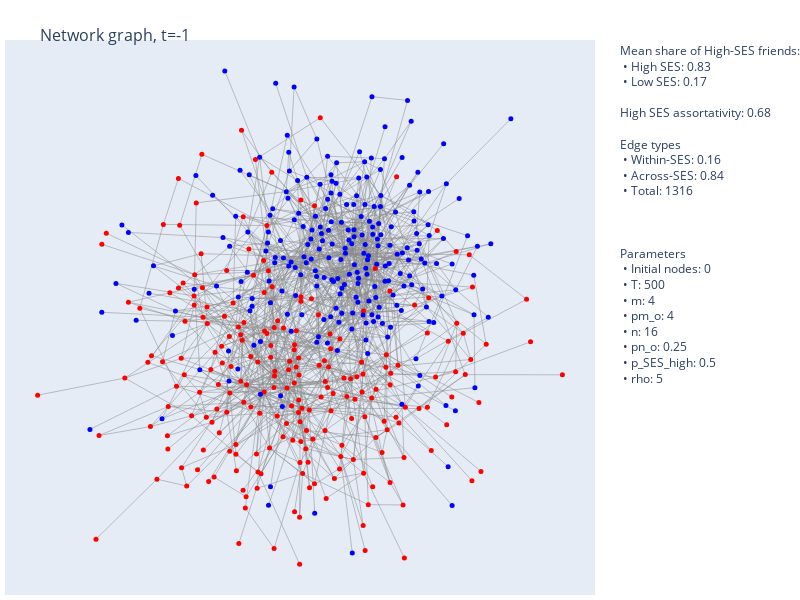

Write notebook code for a chart like this one.
### Markdown cell above
### Plotly drawing

### Code cell
class plotly_sim_drawing(object):
    '''HELPER FUNCTIONS'''
    '''MODIFY THESE TO TAKE A SPECIFIC TIME INSTEAD'''
    # gets a tuple of arrays of edge positions
    def go_get_edge_positions(self, graph, graph_layout):

        edge_x = []
        edge_y = []

        for edge in graph.edges():
            x0, y0 = graph_layout[edge[0]]
            x1, y1 = graph_layout[edge[1]]
            edge_x.append(x0)
            edge_x.append(x1)
            edge_x.append(None)
            edge_y.append(y0)
            edge_y.append(y1)
            edge_y.append(None)


        return (edge_x, edge_y)

    # gets a edge trace based on a wanted layout and graph
    #to add color list later: https://stackoverflow.com/questions/62601052/option-to-add-edge-colouring-in-networkx-trace-using-plotly

    def go_get_edge_trace(self, graph, graph_layout):#, edge_color_list):
        edge_x, edge_y = self.go_get_edge_positions(graph, graph_layout)

        edge_trace = go.Scatter(
            x=edge_x, y=edge_y,
            hoverinfo=None,
            mode='lines',

            line=dict(
                width=0.5, 
                color='#888')
        )

        return edge_trace


    # returns a tuple with an array for each of x pos and y pos
    def go_get_node_positions(self, graph, graph_layout):

        node_x_list = []
        node_y_list = []

        for node in graph.nodes():
            node_x, node_y = graph_layout[node]
            node_x_list.append(node_x)
            node_y_list.append(node_y)


        return (node_x_list, node_y_list)

    # gets a node trace based on a wanted layout and graph
    def go_get_node_trace(self, graph, graph_layout, node_color_list, node_text):
        node_x, node_y = self.go_get_node_positions(graph, graph_layout)

        node_trace = go.Scatter(
            x=node_x, y=node_y,
            hoverinfo='text',
            mode='markers',
            text=node_text,
            #IDEA: add text for number of friends in each group

            marker=dict(
                size=5,
                color=node_color_list),
        )

        return node_trace


    def get_legend_text(self, simulation, graph):
        # share of H friends
        H_shares = simulation.helper_functions().average_neighbour_type_per_SES(graph)
        text_H_shares = f"Mean share of High-SES friends:<br> • High SES: {round(H_shares[0], 2)}<br> • Low SES: {round(H_shares[1], 2)}<br>"

        # attribute assortativity
        attr_assortativity = nx.assortativity.attribute_assortativity_coefficient(graph, 'SES_High')
        text_attr_assortativity = f"High SES assortativity: {round(attr_assortativity, 2)}"

        # edge types
        edge_type_counts = simulation.helper_functions().SES_edge_classifier_all(graph, return_counts = True)[2]
        within_count, cross_count = int(edge_type_counts[0][1]), int(edge_type_counts[1][1])
        total_count = within_count + cross_count
        text_edge_type_counts = f"<br>Edge types<br> • Within-SES: {round(within_count / total_count, 2)}<br> • Across-SES: {round(cross_count / total_count, 2)}<br> • Total: {total_count}"

        # parameters?
        text_parameters = f"<br><br><br>Parameters<br> • Initial nodes: {simulation.initial_n}<br> • T: {simulation.T}<br> • m: {simulation.m}<br> • pm_o: {simulation.m}<br> • n: {simulation.n}<br> • pn_o: {simulation.pn_o}<br> • p_SES_high: {simulation.p_SES_high}<br> • rho: {simulation.rho}"

        # combine everything
        final_text = '<br>'.join([text_H_shares, text_attr_assortativity, text_edge_type_counts, text_parameters])
        return final_text




    '''ACTUAL DRAWINGS'''

    # basic plotly draw
    def plotly_draw(self, simulation, t=-1, layout='spring', draw_largest_CC=True):
        graph = simulation.graph_history[t]

        # only draw the largest connected component (since there are always a few nodes with no connections which makes the graph ugly)
        if draw_largest_CC == True:
            largest_CC = max(nx.connected_components(graph), key=len)
            graph = graph.subgraph(largest_CC).copy()

        SES_list = list(simulation.helper_functions().get_select_node_attributes(graph, 'SES_High', graph.nodes()).values())
        SES_color_list = ['blue' if SES == 1 else 'red' for SES in SES_list]


        # node texts
        '''also add share of H/L neighbour and degree'''
        node_text = [str(i) + '_' + str(j) for i, j in zip(list(graph.nodes()), SES_list)]

        graph_layout = nx.spring_layout(graph, seed=42, scale=10) if layout =='spring' else nx.random_layout(graph)

        edge_trace = self.go_get_edge_trace(graph, graph_layout)
        node_trace = self.go_get_node_trace(graph, graph_layout, SES_color_list, node_text)


        # legend: parameters, realised values of a bunch of things
        legend_text = self.get_legend_text(simulation, graph)

        # actual figure
        fig = go.Figure(data=[edge_trace, node_trace],
                    layout=go.Layout(
                        title=f'<br>Network graph, t={t}',
                        titlefont_size=16,
                        showlegend=False,
                        hovermode='closest',
                        margin=dict(b=5,l=5,r=205,t=40),
                        annotations=[dict(
                            text=legend_text,
                            align='left',
                            showarrow=False,
                            xref="paper", yref="paper",
                            x=1.35, y=1)],
                        xaxis=dict(showgrid=False, zeroline=False, showticklabels=False),
                        yaxis=dict(showgrid=False, zeroline=False, showticklabels=False),
                        width=800, height=600)                      
                        )


        return fig


plotly_sim_drawing.plotly_draw(plotly_sim_drawing(), new_sim, -1, layout='spring', draw_largest_CC=True)

### Figure 1 — Plotly figure (JSON) as saved in the notebook; plotly's stock layout.template omitted (floating-point values rounded to 4 significant figures; data arrays with more than 128 entries replaced by an {"elided": "..."} marker saying what was removed)
{"data": [{"line": {"color": "#888", "width": 0.5}, "mode": "lines", "type": "scatter", "x": {"elided": "3948 float values"}, "y": {"elided": "3948 float values"}}, {"hoverinfo": "text", "marker": {"color": {"elided": "472 str values"}, "size": 5}, "mode": "markers", "text": {"elided": "472 str values"}, "type": "scatter", "x": {"elided": "472 float values"}, "y": {"elided": "472 float values"}}], "layout": {"annotations": [{"align": "left", "showarrow": false, "text": "Mean share of High-SES friends:<br> • High SES: 0.83<br> • Low SES: 0.17<br><br>High SES assortativity: 0.68<br><br>Edge types<br> • Within-SES: 0.16<br> • Across-SES: 0.84<br> • Total: 1316<br><br><br><br>Parameters<br> • Initial nodes: 0<br> • T: 500<br> • m: 4<br> • pm_o: 4<br> • n: 16<br> • pn_o: 0.25<br> • p_SES_high: 0.5<br> • rho: 5", "x": 1.35, "xref": "paper", "y": 1, "yref": "paper"}], "height": 600, "hovermode": "closest", "margin": {"b": 5, "l": 5, "r": 205, "t": 40}, "showlegend": false, "title": {"font": {"size": 16}, "text": "<br>Network graph, t=-1"}, "width": 800, "xaxis": {"showgrid": false, "showticklabels": false, "zeroline": false}, "yaxis": {"showgrid": false, "showticklabels": false, "zeroline": false}}}
